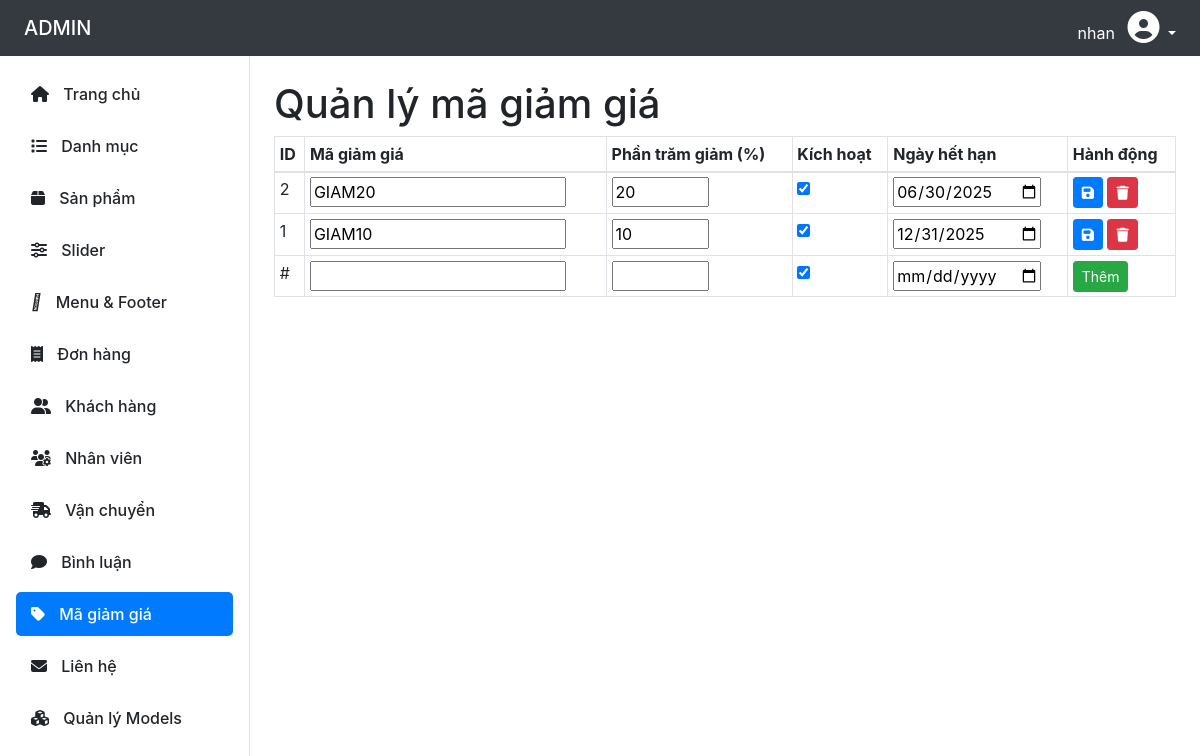
The app's page /Admin/coupon_manage.php (signed in) with its own data.
### tables this page shows
CREATE TABLE `coupons` (
  `id` int(11) NOT NULL,
  `code` varchar(50) NOT NULL COMMENT 'Mã giảm giá',
  `discount_percent` int(11) NOT NULL COMMENT 'Phần trăm giảm giá, ví dụ 10 nghĩa là 10%',
  `active` tinyint(1) NOT NULL DEFAULT 1 COMMENT 'Trạng thái kích hoạt: 1 = hoạt động, 0 = không hoạt động',
  `expiry_date` date NOT NULL COMMENT 'Ngày hết hạn mã giảm giá',
  `created_at` timestamp NOT NULL DEFAULT current_timestamp() COMMENT 'Ngày tạo',
  `updated_at` timestamp NOT NULL DEFAULT current_timestamp() ON UPDATE current_timestamp() COMMENT 'Ngày cập nhật'
);

### Admin/coupon_manage.php (the view, shortened to what this page needs)
<?php
include('../config/db.php');
$result = $conn->query("SELECT * FROM coupons ORDER BY id DESC");
?>
<!DOCTYPE html>
<html lang="vi">
<head>
  <link rel="stylesheet" href="https://stackpath.bootstrapcdn.com/bootstrap/4.5.2/css/bootstrap.min.css" />
  <link rel="stylesheet" href="https://cdnjs.cloudflare.com/ajax/libs/font-awesome/6.5.0/css/all.min.css" />
</head>
<body>
<?php include('includes/header.php'); ?>
<div class="d-flex">
  <?php include('includes/sidebar.php'); ?>
  <main class="content p-4" style="flex-grow: 1;">
    <h1>Quản lý mã giảm giá</h1>
    <table class="table table-hover table-bordered table-sm">
      <thead>
        <tr>
          <th>ID</th>
          <th>Mã giảm giá</th>
          <th>Phần trăm giảm (%)</th>
          <th>Kích hoạt</th>
          <th>Ngày hết hạn</th>
          <th>Hành động</th>
        </tr>
      </thead>
      <tbody>
        <?php if ($result->num_rows === 0): ?>
          <tr><td colspan="6">Chưa có mã giảm giá nào</td></tr>
          <tr>
            <form method="post">
              <td>#</td>
              <td><input type="text" name="code" required></td>
              <td><input type="number" name="discount_percent" min="1" max="100" required></td>
              <td><input type="checkbox" name="active" checked></td>
              <td><input type="date" name="expiry_date" required></td>
              <td><button type="submit" name="edit_inline" class="btn btn-sm btn-success">Thêm</button></td>
            </form>
          </tr>
        <?php else: ?>
          <?php while ($row = $result->fetch_assoc()): ?>
            <tr>
              <form method="post" class="mb-0">
                <td><?= $row['id'] ?></td>
                <td><input type="text" name="code" value="<?= htmlspecialchars($row['code']) ?>" required></td>
                <td><input type="number" name="discount_percent" min="1" max="100" value="<?= $row['discount_percent'] ?>" required></td>
                <td><input type="checkbox" name="active" <?= $row['active'] ? 'checked' : '' ?>></td>
                <td><input type="date" name="expiry_date" value="<?= $row['expiry_date'] ?>" required></td>
                <td>
                  <button type="submit" name="edit_inline" class="btn btn-sm btn-primary" title="Lưu">
                    <i class="fas fa-save"></i>
                  </button>
                  <a href="?delete=<?= $row['id'] ?>" class="btn btn-sm btn-danger" onclick="return confirm('Bạn có chắc muốn xóa mã này?')" title="Xóa">
                    <i class="fas fa-trash"></i>
                  </a>
                </td>
              </form>
            </tr>
          <?php endwhile; ?>
          <tr>
            <form method="post" class="mb-0">
              <td>#</td>
              <td><input type="text" name="code" required></td>
              <td><input type="number" name="discount_percent" min="1" max="100" required></td>
              <td><input type="checkbox" name="active" checked></td>
              <td><input type="date" name="expiry_date" required></td>
              <td><button type="submit" name="edit_inline" class="btn btn-sm btn-success">Thêm</button></td>
            </form>
          </tr>
        <?php endif; ?>
      </tbody>
    </table>
  </main>
</div>
</body>
</html>

### records on screen
coupons: id "2", code "GIAM20", discount_percent "20", active "☑", expiry_date "06/30/2025"
coupons: id "1", code "GIAM10", discount_percent "10", active "☑", expiry_date "12/31/2025"

### other values on screen
$_SESSION['admin_name'] "nhan"
